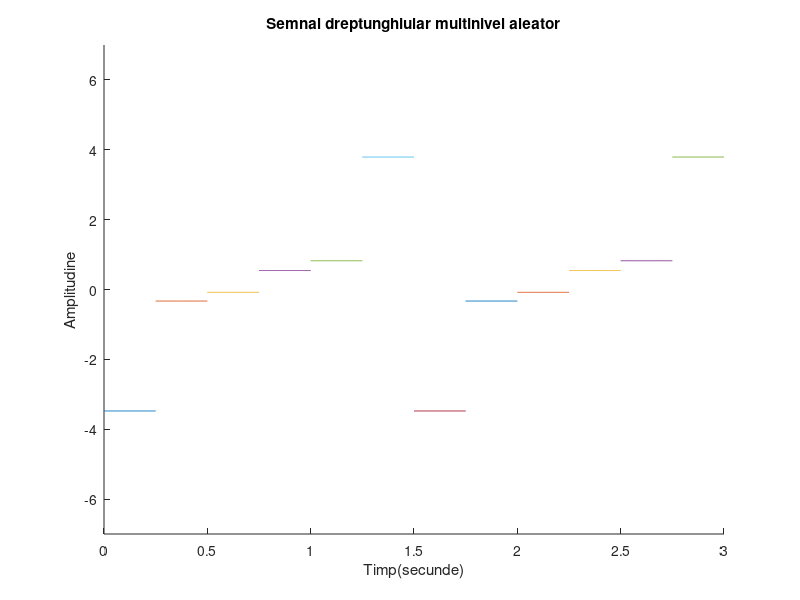

Reproduce this figure in MATLAB.
hold on;
%Cu ajutorul functie hold on vom afisa simultan mai multe semnale pe acelasi grafic
%2ms
%folosim rand pentru a genera un numar aleator
r1=rand(1);
r2=rand(1);
r3=rand(1);
r4=rand(1);
r5=rand(1);
r6=rand(1);
t1=0:0.002:0.25;
t2=0.25:0.002:0.5;
t3=0.5:0.002:0.75;
t4=0.75:0.002:1;
t5=1:0.002:1.25;
t6=1.25:0.002:1.5;
%Stabilesc nivelurile
x1=-5*r1*square(pi*8*t1,100);
x2=-3*r2*square(pi*8*t2,100);
x3=-1*r3*square(pi*8*t3,100);
x4=1*r4*square(pi*8*t4,100);
x5=3*r5*square(pi*8*t5,100);
x6=5*r6*square(pi*8*t6,100);
%->Vom folosi functia plot pentru a genera grafice cu parametrii t1 si x1, t2 si x2, t3 si x3, t4 si x4, t5 si x5, t6 si x6
plot(t1,x1);
plot(t2,x2);
plot(t3,x3);
plot(t4,x4);
plot(t5,x5);
plot(t6,x6);
%->Folosim functia axis pentru a delimita spectrele de valori ale graficului generat de plot pentru a se incadra corespunzator in parametri
axis([0 3 -7 7]);
plot(1.5+t1,x1);
plot(1.5+t2,x2);
plot(1.5+t3,x3);
plot(1.5+t4,x4);
plot(1.5+t5,x5);
plot(1.5+t6,x6);
%Am denumit axa Ox
xlabel('Timp(secunde)')
%Am denumit axa Oy
ylabel('Amplitudine')
title('Semnal dreptunghiular multinivel aleator')
